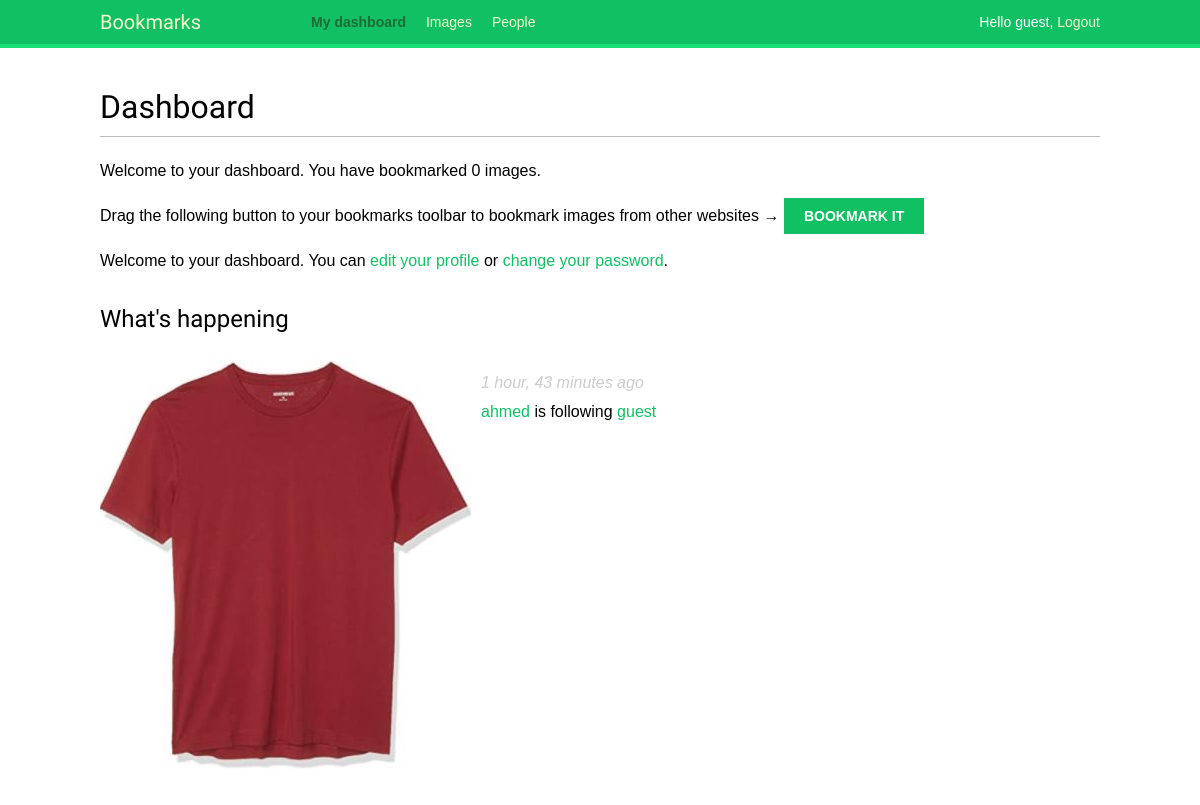
/account/ (signed in), run on an earlier commit of the app's database.
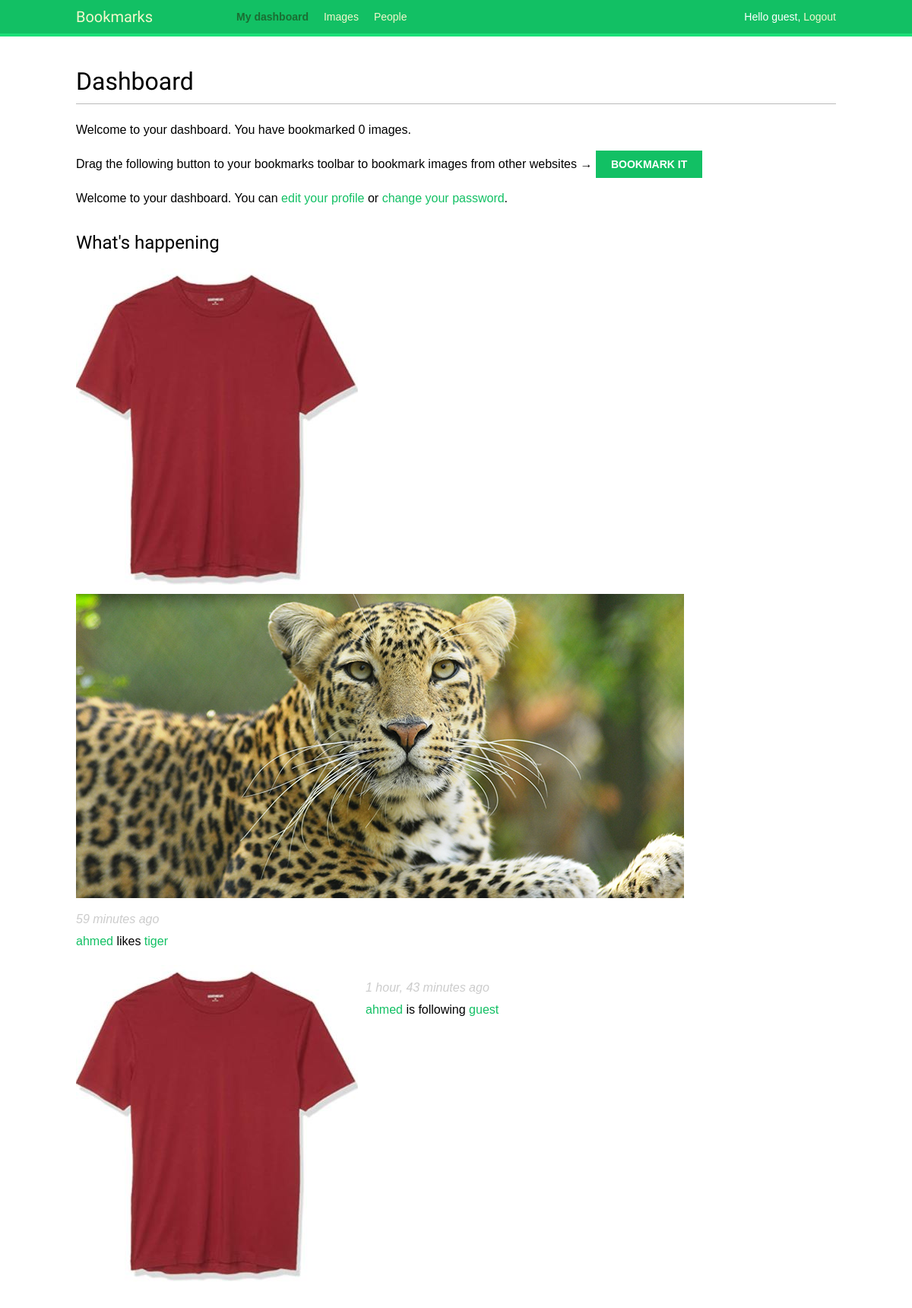
And on a later commit of the database.
### actions/models.py (models this page shows)
class Action(models.Model):
    user = models.ForeignKey('auth.User',
                             related_name='actions',
                             db_index=True,
                             on_delete=models.CASCADE)
    verb = models.CharField(max_length=255)
    target_ct = models.ForeignKey(ContentType,
                                  blank=True,
                                  null=True,
                                  related_name='target_obj',
                                  on_delete=models.CASCADE)
    target_id = models.PositiveIntegerField(null=True,
                                            blank=True,
                                            db_index=True)
    target = GenericForeignKey('target_ct', 'target_id')
    created = models.DateTimeField(auto_now_add=True,
                                   db_index=True)
    class Meta:
        ordering = ('-created',)

### images/models.py (models this page shows, shortened)
class Image(models.Model):
    user = models.ForeignKey(settings.AUTH_USER_MODEL,
                             related_name='images_created',
                             on_delete=models.CASCADE)
    title = models.CharField(max_length=200)
    slug = models.SlugField(max_length=200,
                            blank=True)
    url = models.URLField()
    image = models.ImageField(upload_to='images/%Y/%m/%d/')
    description = models.TextField(blank=True)
    created = models.DateField(auto_now_add=True,
                               db_index=True)
    users_like = models.ManyToManyField(settings.AUTH_USER_MODEL,
                                        related_name='images_liked',
                                        blank=True)
    total_likes = models.PositiveIntegerField(db_index=True,
                                              default=0)
    def __str__(self):
        return self.title
    def get_absolute_url(self):
        return reverse('images:detail', args=[self.id, self.slug])

### account/views.py (the view)
# urls.py: path('', views.dashboard, name='dashboard'),
@login_required
def dashboard(request):
    actions = Action.objects.exclude(user=request.user)
    following_ids = request.user.following.values_list('id',
                                                       flat=True)
    if following_ids:
        actions = actions.filter(user_id__in=following_ids)
    actions = actions.select_related('user', 'user__profile')\
                     .prefetch_related('target')[:10]
    return render(request,
                  'account/dashboard.html',
                  {'section': 'dashboard',
                   'actions': actions})

### account/templates/account/dashboard.html (shortened to what this page needs)
{% extends "base.html" %}
{% block content %}
  <h1>Dashboard</h1>
  {% with total_images_created=request.user.images_created.count %}
    <p>Welcome to your dashboard. You have bookmarked {{ total_images_created }} image{{ total_images_created|pluralize }}.</p>
  {% endwith %}
  <p>Drag the following button to your bookmarks toolbar to bookmark images from other websites → <a href="javascript:{% include 'bookmarklet_launcher.js' %}" class="button">Bookmark it</a></p>
  <p>Welcome to your dashboard. You can <a href="{% url 'edit' %}">edit your profile</a> or <a href="{% url 'password_change' %}">change your password</a>.</p>
  <h2>What's happening</h2>
  <div id="action-list">
    {% for action in actions %}
      {% include "actions/action/detail.html" %}
    {% endfor %}
  </div>
{% endblock %}

### actions/templates/actions/action/detail.html
{% load thumbnail %}
{% with user=action.user profile=action.user.profile %}
<div class="action">
  <div class="images">
    {% if profile.photo %}
      {% thumbnail user.profile.photo "80x80" crop="100%" as im %}
      <a href="{{ user.get_absolute_url }}">
        <img src="{{ im.url }}" alt="{{ user.get_full_name }}"
         class="item-img">
      </a>
    {% endif %}
    {% if action.target %}
      {% with target=action.target %}
        {% if target.image %}
          {% thumbnail target.image "80x80" crop="100%" as im %}
          <a href="{{ target.get_absolute_url }}">
            <img src="{{ im.url }}" class="item-img">
          </a>
        {% endif %}
      {% endwith %}
    {% endif %}
  </div>
  <div class="info">
    <p>
      <span class="date">{{ action.created|timesince }} ago</span>
      <br />
      <a href="{{ user.get_absolute_url }}">
        {{ user.first_name }}
      </a>
      {{ action.verb }}
      {% if action.target %}
        {% with target=action.target %}
          <a href="{{ target.get_absolute_url }}">{{ target }}</a>
        {% endwith %}
      {% endif %}
    </p>
  </div>
</div>
{% endwith %}

What changed in the data, as far as the page shows it:
added Action: target_id 6 (drawn), created "59 minutes", user.first_name "ahmed", verb "likes", target "tiger"
